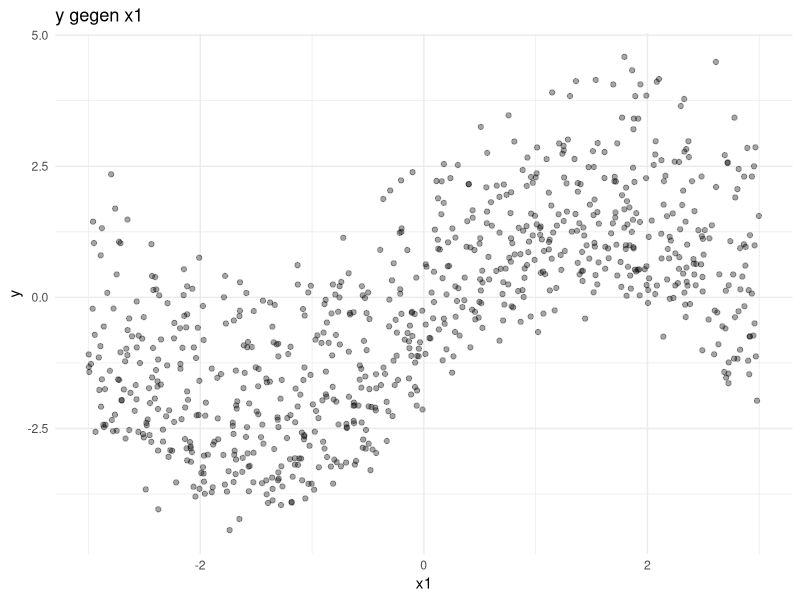
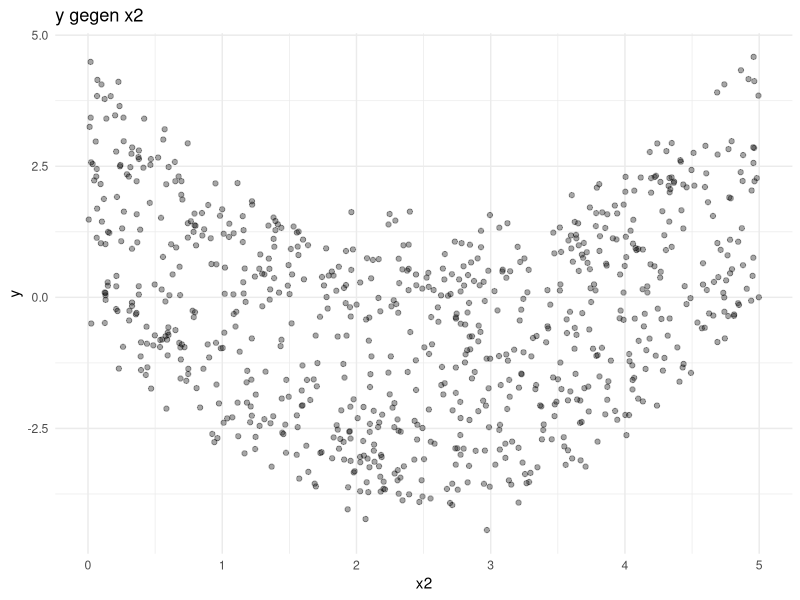
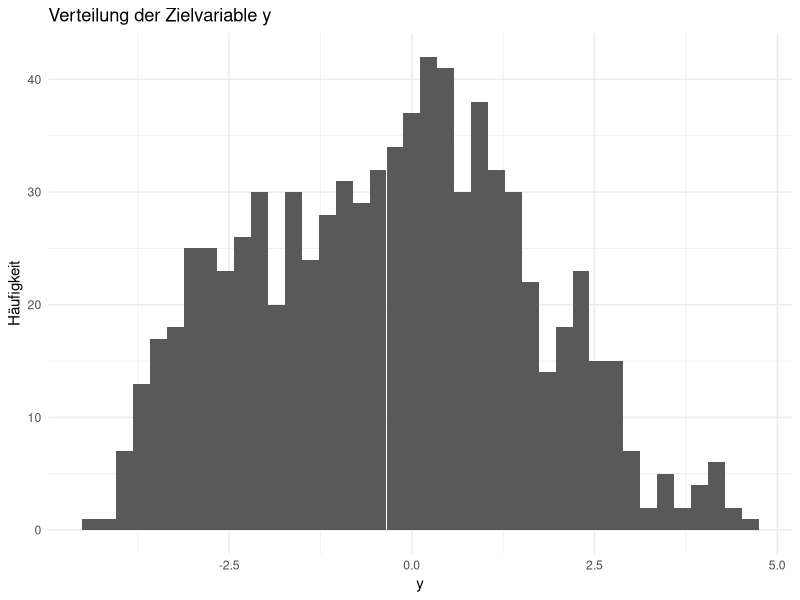
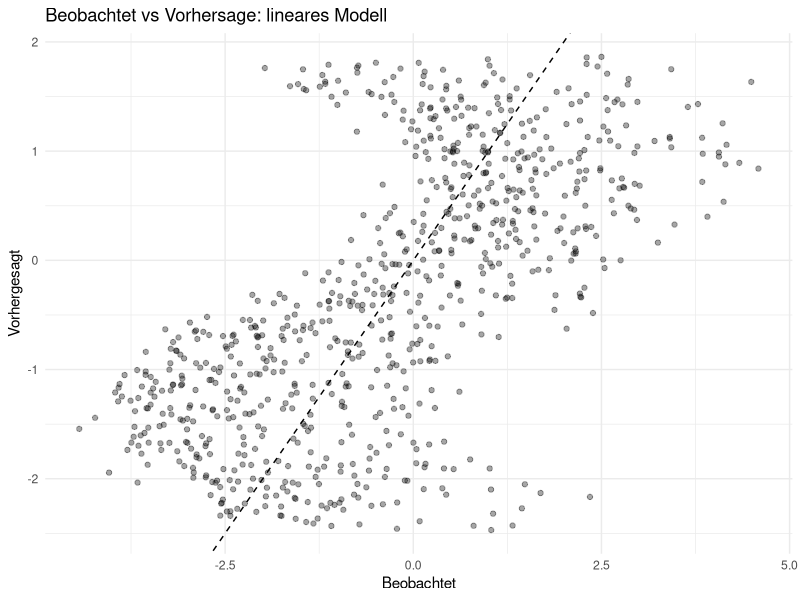
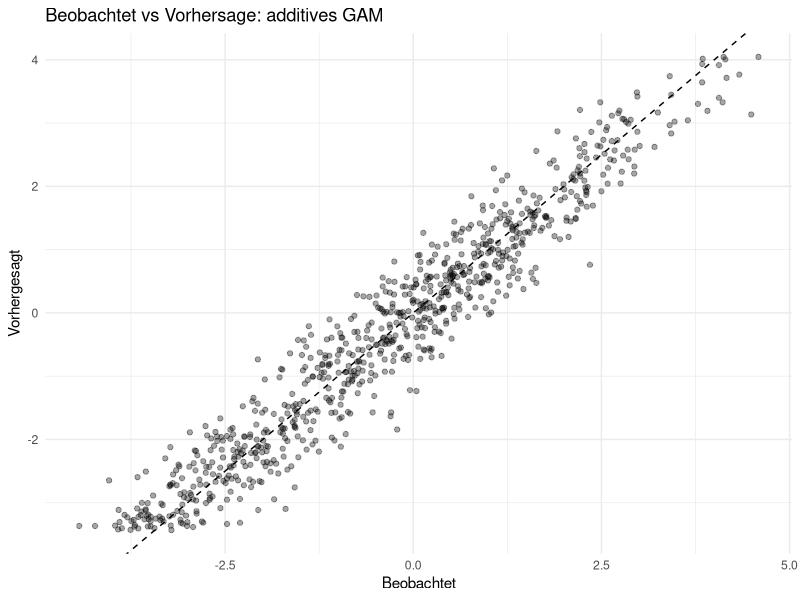
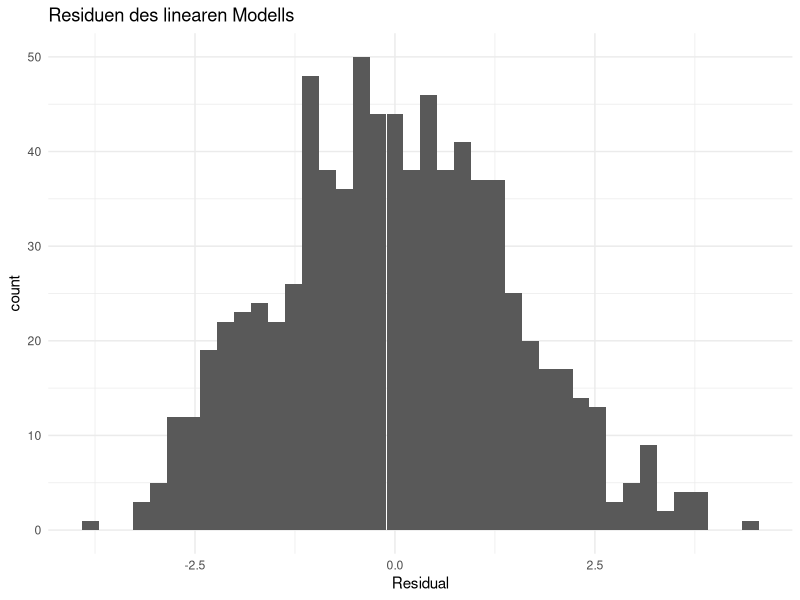
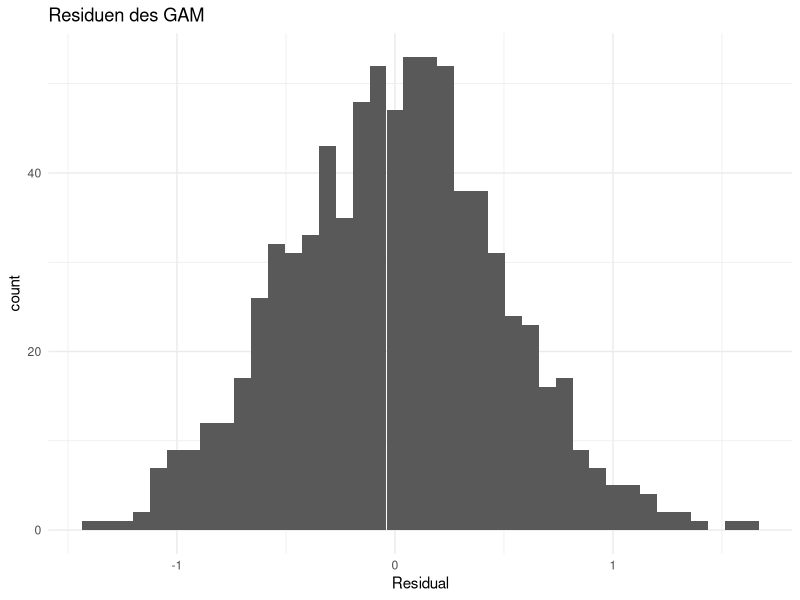
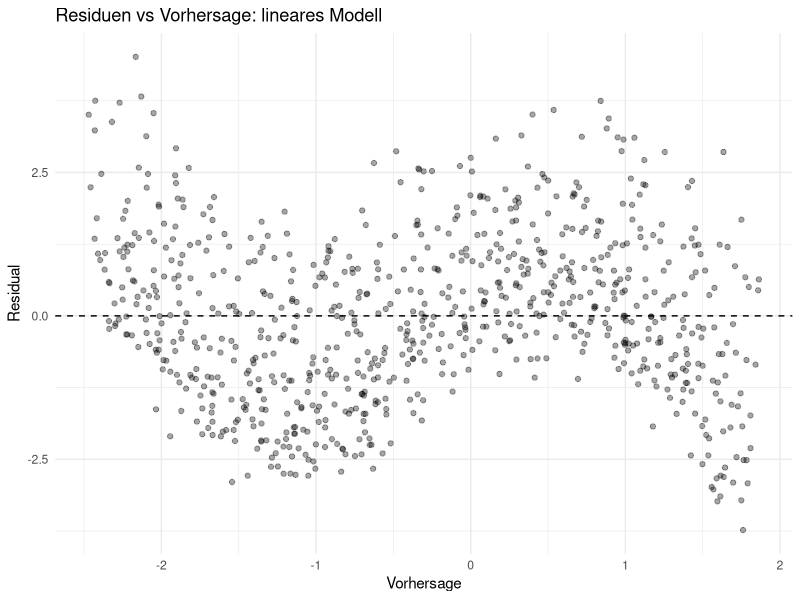

Generate these figures, in order, with R: (Note: this script raises an error after producing the figures.)
## ---- chunk 1
############################################################
# DIDAKTISCHES GAM-SKRIPT
# Ziel:
# 1) Verstehen, was ein GAM ist
# 2) Sehen, wie nichtlineare Zusammenhänge modelliert werden
# 3) Diagnostische Plots erzeugen
# 4) Unterschied zwischen Wahrheit, Vorhersage und Residuen sehen
############################################################

# ==========================================================
# 0. Pakete
# ==========================================================
required_packages <- c("mgcv", "ggplot2")
to_install <- required_packages[!required_packages %in% rownames(installed.packages())]
if (length(to_install) > 0) install.packages(to_install)

library(mgcv)
library(ggplot2)

set.seed(123)

cat("=====================================================\n")
cat(" START: Einführung in GAMs\n")
cat("=====================================================\n\n")


## ---- chunk 2

# ==========================================================
# 1. Simulierte Daten erzeugen
# ==========================================================
cat("1) Simuliere Daten mit nichtlinearen Zusammenhängen ...\n\n")

n <- 800

x1 <- runif(n, -3, 3)
x2 <- runif(n, 0, 5)

# Wahre nichtlineare Beziehung
# x1 wirkt sinusförmig, x2 quadratisch / gekrümmt
f_true <- 2 * sin(x1) + 0.6 * (x2 - 2.5)^2 - 1.5

# Beobachtete Zielvariable mit Rauschen
y <- f_true + rnorm(n, sd = 0.5)

data <- data.frame(x1 = x1, x2 = x2, y = y, f_true = f_true)

cat("Erste Zeilen des Datensatzes:\n")
print(head(data))
cat("\n")

cat("Zusammenfassung des Datensatzes:\n")
print(summary(data))
cat("\n")

## ---- chunk 3

# ==========================================================
# 2. Erste explorative Plots
# ==========================================================
cat("2) Erzeuge erste explorative Plots ...\n\n")

p1 <- ggplot(data, aes(x1, y)) +
  geom_point(alpha = 0.35) +
  labs(title = "y gegen x1", x = "x1", y = "y") +
  theme_minimal()

p2 <- ggplot(data, aes(x2, y)) +
  geom_point(alpha = 0.35) +
  labs(title = "y gegen x2", x = "x2", y = "y") +
  theme_minimal()

p3 <- ggplot(data, aes(y)) +
  geom_histogram(bins = 40) +
  labs(title = "Verteilung der Zielvariable y", x = "y", y = "Häufigkeit") +
  theme_minimal()

print(p1)
print(p2)
print(p3)

cat("Interpretation:\n")
cat("- In den Scatterplots sieht man, dass die Zusammenhänge nicht einfach linear sind.\n")
cat("- Genau dafür sind GAMs gedacht.\n\n")


## ---- chunk 4
# ==========================================================
# 3. Vergleich: lineares Modell vs GAM
# ==========================================================
cat("3) Vergleiche lineares Modell und GAM ...\n\n")

lm_fit <- lm(y ~ x1 + x2, data = data)

gam_fit_add <- gam(y ~ s(x1) + s(x2), data = data, method = "REML")

cat("Zusammenfassung lineares Modell:\n")
print(summary(lm_fit))
cat("\n")

cat("Zusammenfassung additives GAM:\n")
print(summary(gam_fit_add))
cat("\n")

cat("Wichtige Idee:\n")
cat("- lm(y ~ x1 + x2) erzwingt lineare Effekte.\n")
cat("- gam(y ~ s(x1) + s(x2)) erlaubt glatte, nichtlineare Effekte.\n\n")

## ---- chunk 5

# ==========================================================
# 4. Was bedeutet s(x)?
# ==========================================================
cat("4) Bedeutung von s(x):\n")
cat("- s(x1) bedeutet: der Effekt von x1 wird als glatte Funktion geschätzt.\n")
cat("- Das Modell sucht also nicht einfach eine Gerade, sondern eine flexible Kurve.\n")
cat("- Dasselbe gilt für s(x2).\n\n")

# ==========================================================
# 5. Vorhersagen berechnen
# ==========================================================
cat("5) Berechne Vorhersagen ...\n\n")

data$lm_pred <- predict(lm_fit, newdata = data)
data$gam_pred <- predict(gam_fit_add, newdata = data)

data$lm_res <- data$y - data$lm_pred
data$gam_res <- data$y - data$gam_pred

rmse <- function(obs, pred) sqrt(mean((obs - pred)^2))
mae <- function(obs, pred) mean(abs(obs - pred))

results <- data.frame(
  Modell = c("Lineares Modell", "Additives GAM"),
  RMSE = c(rmse(data$y, data$lm_pred), rmse(data$y, data$gam_pred)),
  MAE  = c(mae(data$y, data$lm_pred),  mae(data$y, data$gam_pred))
)

cat("Vergleich der Modellgüte:\n")
print(results)
cat("\n")

## ---- chunk 6

# ==========================================================
# 6. Beobachtet vs vorhergesagt
# ==========================================================
cat("6) Beobachtet vs vorhergesagt ...\n\n")

p_lm_fit <- ggplot(data, aes(y, lm_pred)) +
  geom_point(alpha = 0.35) +
  geom_abline(slope = 1, intercept = 0, linetype = "dashed") +
  labs(title = "Beobachtet vs Vorhersage: lineares Modell",
       x = "Beobachtet", y = "Vorhergesagt") +
  theme_minimal()

p_gam_fit <- ggplot(data, aes(y, gam_pred)) +
  geom_point(alpha = 0.35) +
  geom_abline(slope = 1, intercept = 0, linetype = "dashed") +
  labs(title = "Beobachtet vs Vorhersage: additives GAM",
       x = "Beobachtet", y = "Vorhergesagt") +
  theme_minimal()

print(p_lm_fit)
print(p_gam_fit)

cat("Interpretation:\n")
cat("- Je näher die Punkte an der Diagonalen liegen, desto besser passt das Modell.\n")
cat("- Typischerweise ist das GAM hier klar besser als das lineare Modell.\n\n")

# ==========================================================
# 7. Residuenplots
# ==========================================================
cat("7) Residuen untersuchen ...\n\n")

p_lm_res_hist <- ggplot(data, aes(lm_res)) +
  geom_histogram(bins = 40) +
  labs(title = "Residuen des linearen Modells", x = "Residual") +
  theme_minimal()

p_gam_res_hist <- ggplot(data, aes(gam_res)) +
  geom_histogram(bins = 40) +
  labs(title = "Residuen des GAM", x = "Residual") +
  theme_minimal()

p_lm_res_fit <- ggplot(data, aes(lm_pred, lm_res)) +
  geom_point(alpha = 0.35) +
  geom_hline(yintercept = 0, linetype = "dashed") +
  labs(title = "Residuen vs Vorhersage: lineares Modell",
       x = "Vorhersage", y = "Residual") +
  theme_minimal()

p_gam_res_fit <- ggplot(data, aes(gam_pred, gam_res)) +
  geom_point(alpha = 0.35) +
  geom_hline(yintercept = 0, linetype = "dashed") +
  labs(title = "Residuen vs Vorhersage: GAM",
       x = "Vorhersage", y = "Residual") +
  theme_minimal()

print(p_lm_res_hist)
print(p_gam_res_hist)
print(p_lm_res_fit)
print(p_gam_res_fit)

cat("Interpretation:\n")
cat("- Gute Residuenplots zeigen möglichst wenig Struktur.\n")
cat("- Wenn noch ein Muster sichtbar ist, fehlt dem Modell etwas.\n\n")

## ---- chunk 7

# ==========================================================
# 8. GAM-Smooths direkt anschauen
# ==========================================================
cat("8) Visualisiere die geschätzten glatten Funktionen ...\n\n")

plot(gam_fit_add, pages = 1)

cat("Interpretation der mgcv-Plots:\n")
cat("- Jeder Plot zeigt den geschätzten Effekt einer Kovariate.\n")
cat("- Auf der x-Achse liegt die Kovariate.\n")
cat("- Auf der y-Achse liegt ihr geschätzter partieller Beitrag zum linearen Prädiktor.\n")
cat("- Die Kurvenform zeigt Nichtlinearität.\n\n")

# ==========================================================
# 9. Modell-Diagnostik
# ==========================================================
cat("9) Führe GAM-Diagnostik aus ...\n\n")

gam.check(gam_fit_add)

cat("Wichtige Punkte bei gam.check():\n")
cat("- Residuen sollten nicht stark systematisch auffällig sein.\n")
cat("- Der k-Index hilft zu prüfen, ob die Basisdimension zu klein gewählt wurde.\n")
cat("- Wenn k zu klein ist, kann das Modell zu unflexibel sein.\n\n")

# ==========================================================
# 10. Interaktion mit Tensorprodukt
# ==========================================================
cat("10) Jetzt ein GAM mit Interaktion zwischen x1 und x2 ...\n\n")

gam_fit_te <- gam(y ~ te(x1, x2), data = data, method = "REML")

cat("Zusammenfassung GAM mit Tensorprodukt te(x1, x2):\n")
print(summary(gam_fit_te))
cat("\n")

data$gam_te_pred <- predict(gam_fit_te, newdata = data)
data$gam_te_res  <- data$y - data$gam_te_pred

results2 <- data.frame(
  Modell = c("Lineares Modell", "Additives GAM", "GAM mit te(x1, x2)"),
  RMSE = c(
    rmse(data$y, data$lm_pred),
    rmse(data$y, data$gam_pred),
    rmse(data$y, data$gam_te_pred)
  ),
  MAE = c(
    mae(data$y, data$lm_pred),
    mae(data$y, data$gam_pred),
    mae(data$y, data$gam_te_pred)
  )
)

cat("Vergleich aller drei Modelle:\n")
print(results2)
cat("\n")

cat("Bedeutung von te(x1, x2):\n")
cat("- Das Modell erlaubt jetzt eine gemeinsame glatte Funktion von x1 und x2.\n")
cat("- Das ist mehr als nur s(x1) + s(x2).\n")
cat("- Damit können auch nichtlineare Wechselwirkungen modelliert werden.\n\n")

## ---- chunk 8
# ==========================================================
# 11. Vergleich der Residuen
# ==========================================================
cat("11) Vergleiche die Residuen des additiven GAM und des Interaktions-GAM ...\n\n")

p_add_res <- ggplot(data, aes(gam_pred, gam_res)) +
  geom_point(alpha = 0.35) +
  geom_hline(yintercept = 0, linetype = "dashed") +
  labs(title = "Residuen vs Vorhersage: additives GAM",
       x = "Vorhersage", y = "Residual") +
  theme_minimal()

p_te_res <- ggplot(data, aes(gam_te_pred, gam_te_res)) +
  geom_point(alpha = 0.35) +
  geom_hline(yintercept = 0, linetype = "dashed") +
  labs(title = "Residuen vs Vorhersage: GAM mit te(x1, x2)",
       x = "Vorhersage", y = "Residual") +
  theme_minimal()

print(p_add_res)
print(p_te_res)

# ==========================================================
# 12. Was kann ein GAM? Was kann es nicht?
# ==========================================================
cat("=====================================================\n")
cat(" INTERPRETATION: Eigenschaften von GAMs\n")
cat("=====================================================\n\n")

cat("Was ein GAM gut kann:\n")
cat("1) Nichtlineare Zusammenhänge modellieren\n")
cat("2) Glatte Effekte einzelner Variablen schätzen\n")
cat("3) Auch Interaktionen modellieren, z.B. mit te(x1, x2)\n")
cat("4) Oft deutlich besser sein als ein lineares Modell\n\n")

cat("Wie man ein GAM lesen kann:\n")
cat("- s(x1): glatter Effekt von x1\n")
cat("- s(x2): glatter Effekt von x2\n")
cat("- te(x1, x2): gemeinsame glatte Fläche / Interaktion\n")
cat("- edf in summary(): effective degrees of freedom\n")
cat("  * edf nahe 1 -> fast linear\n")
cat("  * größere edf -> stärker gekrümmter Effekt\n\n")

cat("Woran man ein gutes GAM erkennt:\n")
cat("- kleinere Fehlermaße (RMSE, MAE)\n")
cat("- Beobachtet-vs-Vorhersage nahe an der Diagonalen\n")
cat("- Residuen ohne klares Muster\n")
cat("- Plausible Smooth-Plots\n\n")

cat("Grenzen von GAMs:\n")
cat("- Ein GAM modelliert in erster Linie den systematischen Mittelwert.\n")
cat("- Korrelationen im Raum oder in der Zeit werden nicht automatisch erklärt.\n")
cat("- Wenn Residuen noch räumlich oder zeitlich strukturiert sind,\n")
cat("  dann braucht man zusätzliche Modellierung.\n\n")

cat("Übertrag auf deine Bachelorarbeit:\n")
cat("- Bei dir wäre das GAM der Teil, der Vegetation durch Klima erklärt.\n")
cat("- Also z.B. tf ~ te(precip, tcold, twarm)\n")
cat("- Danach schaut man auf die Residuen.\n")
cat("- Wenn dort noch Raum-Zeit-Struktur übrig ist, wird es für Gaußprozesse spannend.\n\n")

cat("=====================================================\n")
cat(" ENDE\n")
cat("=====================================================\n")
## ---- chunk 9
set.seed(123)

cat("=====================================================\n")
cat(" START: Spatio-temporale Gaußprozesse\n")
cat("=====================================================\n\n")

# ==========================================================
# 1. Raum-Zeit-Gitter erzeugen
# ==========================================================
cat("1) Erzeuge ein kleines Raum-Zeit-Gitter ...\n\n")

n_x <- 10
n_y <- 8
n_t <- 12

x_vals <- seq(0, 1, length.out = n_x)
y_vals <- seq(0, 1, length.out = n_y)
t_vals <- seq(1, n_t)

grid_st <- expand.grid(
  x = x_vals,
  y = y_vals,
  time = t_vals
)

n_total <- nrow(grid_st)

cat("Anzahl Raum-Zeit-Punkte:", n_total, "\n")
cat("Erste Zeilen des Gitters:\n")
print(head(grid_st))
cat("\n")
## ---- chunk 10
# ==========================================================
# 2. Mittelwertfunktion definieren
# ==========================================================
cat("2) Definiere eine Mittelwertfunktion m(s,t) ...\n\n")

# Wir bauen hier bewusst eine glatte, interpretierbare Struktur:
# - räumlicher Trend
# - zeitliche Welle
# - kleine Raum-Zeit-Interaktion

mean_function <- with(grid_st,
  1.0 +
  0.8 * sin(2 * pi * x) +
  0.5 * cos(2 * pi * y) +
  0.6 * sin(time / 2) +
  0.3 * x * time / max(time)
)

grid_st$mean_true <- mean_function

cat("Zusammenfassung der Mittelwertfunktion:\n")
print(summary(grid_st$mean_true))
cat("\n")

cat("Interpretation:\n")
cat("- Der Mittelwert hängt schon systematisch von Raum und Zeit ab.\n")
cat("- Der GP beschreibt später zusätzliche korrelierte Schwankungen darum herum.\n\n")

## ---- chunk 11
# ==========================================================
# 3. Distanzmatrizen bauen
# ==========================================================
cat("3) Berechne räumliche und zeitliche Distanzen ...\n\n")

coords_space <- as.matrix(grid_st[, c("x", "y")])
D_space <- as.matrix(rdist(coords_space))

coords_time <- matrix(grid_st$time, ncol = 1)
D_time <- as.matrix(rdist(coords_time))

cat("Dimension der räumlichen Distanzmatrix:", dim(D_space), "\n")
cat("Dimension der zeitlichen Distanzmatrix:", dim(D_time), "\n\n")

## ---- chunk 12
# ==========================================================
# 4. Spatio-temporale Kovarianzfunktion
# ==========================================================
cat("4) Definiere eine separable spatio-temporale Kovarianzfunktion ...\n\n")

# Idee:
# C((s,t),(s',t')) = sigma^2 * exp(- d_space / range_space) * exp(- d_time / range_time)

sigma2 <- 0.7
range_space <- 0.25
range_time  <- 3.0

Cov_st <- sigma2 *
  exp(-D_space / range_space) *
  exp(-D_time  / range_time)

# kleiner Nugget für numerische Stabilität
diag(Cov_st) <- diag(Cov_st) + 1e-6

cat("Zusammenfassung der Kovarianzmatrix:\n")
cat("Dimension:", dim(Cov_st), "\n")
cat("Min:", min(Cov_st), "\n")
cat("Max:", max(Cov_st), "\n\n")

cat("Interpretation:\n")
cat("- Nahe Orte: große räumliche Kovarianz\n")
cat("- Nahe Zeiten: große zeitliche Kovarianz\n")
cat("- Weit entfernte Punkte: kleine Kovarianz\n")
cat("- 'Separable' heißt hier: Raum- und Zeitkorrelation werden multipliziert.\n\n")

## ---- chunk 13
# ==========================================================
# 5. Gaußprozess simulieren
# ==========================================================
cat("5) Simuliere einen spatio-temporalen Gaußprozess ...\n\n")

gp_realization <- as.vector(
  MASS::mvrnorm(
    n = 1,
    mu = rep(0, n_total),
    Sigma = Cov_st
  )
)

grid_st$gp_component <- gp_realization

cat("Zusammenfassung der GP-Komponente:\n")
print(summary(grid_st$gp_component))
cat("\n")

# Beobachteter Prozess = Mittelwert + GP + kleines Rauschen
noise_sd <- 0.08
grid_st$noise <- rnorm(n_total, sd = noise_sd)
grid_st$z_obs <- grid_st$mean_true + grid_st$gp_component + grid_st$noise

cat("Zusammenfassung des beobachteten Prozesses z_obs:\n")
print(summary(grid_st$z_obs))
cat("\n")

# ==========================================================
# 6. Warum ist das ein spatio-temporaler GP?
# ==========================================================
cat("6) Didaktische Einordnung ...\n\n")
cat("Der beobachtete Prozess ist hier:\n")
cat("z(s,t) = m(s,t) + w(s,t) + e(s,t)\n\n")
cat("mit\n")
cat("- m(s,t): systematischer Mittelwert\n")
cat("- w(s,t): spatio-temporaler Gaußprozess\n")
cat("- e(s,t): unabhängiges Rauschen\n\n")

## ---- chunk 14
# ==========================================================
# 7. Hilfsfunktion für Karten je Zeitpunkt
# ==========================================================
plot_time_slice <- function(df, time_index, value_col, title_prefix) {
  df_slice <- subset(df, time == time_index)
  
  p <- ggplot(df_slice, aes(x = x, y = y, fill = .data[[value_col]])) +
    geom_tile() +
    coord_fixed() +
    labs(
      title = paste0(title_prefix, " (t = ", time_index, ")"),
      fill = value_col
    ) +
    theme_minimal()
  
  print(p)
}

## ---- chunk 15
# ==========================================================
# 8. Raumkarten für einzelne Zeitpunkte
# ==========================================================
cat("7) Visualisiere Raumkarten für einzelne Zeitpunkte ...\n\n")

plot_time_slice(grid_st, time_index = 1,  value_col = "mean_true",   title_prefix = "Wahrer Mittelwert")
plot_time_slice(grid_st, time_index = 1,  value_col = "gp_component", title_prefix = "GP-Komponente")
plot_time_slice(grid_st, time_index = 1,  value_col = "z_obs",        title_prefix = "Beobachteter Prozess")

plot_time_slice(grid_st, time_index = 6,  value_col = "mean_true",   title_prefix = "Wahrer Mittelwert")
plot_time_slice(grid_st, time_index = 6,  value_col = "gp_component", title_prefix = "GP-Komponente")
plot_time_slice(grid_st, time_index = 6,  value_col = "z_obs",        title_prefix = "Beobachteter Prozess")

cat("Interpretation:\n")
cat("- Der Mittelwert zeigt die großskalige Struktur.\n")
cat("- Die GP-Komponente zeigt glatte korrelierte Abweichungen.\n")
cat("- z_obs ist die Summe aus beidem plus kleinem Rauschen.\n\n")

## ---- chunk 16
# ==========================================================
# 9. Zeitverlauf an festen Orten
# ==========================================================
cat("8) Betrachte Zeitverläufe an festen Orten ...\n\n")

# Wir wählen zwei Orte aus
loc1 <- subset(grid_st, x == x_vals[3] & y == y_vals[3])
loc2 <- subset(grid_st, x == x_vals[8] & y == y_vals[6])

p_loc1 <- ggplot(loc1, aes(time, z_obs)) +
  geom_line() +
  geom_point() +
  labs(title = "Zeitverlauf an Ort 1", y = "z_obs") +
  theme_minimal()

p_loc2 <- ggplot(loc2, aes(time, z_obs)) +
  geom_line() +
  geom_point() +
  labs(title = "Zeitverlauf an Ort 2", y = "z_obs") +
  theme_minimal()

print(p_loc1)
print(p_loc2)

cat("Interpretation:\n")
cat("- Ein spatio-temporaler Prozess ist nicht nur über den Raum, sondern auch über die Zeit korreliert.\n")
cat("- Deshalb sehen die Reihen meist glatt und nicht völlig zufällig aus.\n\n")

## ---- chunk 17
# ==========================================================
# 10. Beobachtungen künstlich ausdünnen
# ==========================================================
cat("9) Erzeuge fehlende Beobachtungen, damit wir vorhersagen können ...\n\n")

set.seed(456)
missing_idx <- sample(1:n_total, size = round(0.2 * n_total), replace = FALSE)

grid_st$observed <- TRUE
grid_st$observed[missing_idx] <- FALSE

train_data <- subset(grid_st, observed == TRUE)
test_data  <- subset(grid_st, observed == FALSE)

cat("Anzahl beobachteter Punkte:", nrow(train_data), "\n")
cat("Anzahl fehlender Punkte:", nrow(test_data), "\n\n")

## ---- chunk 18
# ==========================================================
# 11. Naive GP-Vorhersage
# ==========================================================
cat("10) Naive GP-Vorhersage an fehlenden Punkten ...\n\n")

cat("Wir tun jetzt etwas sehr Klassisches:\n")
cat("- Wir nehmen an, Mittelwertfunktion und Kovarianzparameter seien bekannt.\n")
cat("- Dann berechnen wir die bedingte Verteilung der fehlenden Werte gegeben die beobachteten.\n\n")

obs_idx <- which(grid_st$observed)
mis_idx <- which(!grid_st$observed)

Sigma_oo <- Cov_st[obs_idx, obs_idx]
Sigma_mm <- Cov_st[mis_idx, mis_idx]
Sigma_mo <- Cov_st[mis_idx, obs_idx]
Sigma_om <- Cov_st[obs_idx, mis_idx]

mu_obs <- grid_st$mean_true[obs_idx]
mu_mis <- grid_st$mean_true[mis_idx]

z_obs_train <- grid_st$z_obs[obs_idx]

# Bedingter Erwartungswert:
# E[Z_mis | Z_obs] = mu_mis + Sigma_mo Sigma_oo^{-1} (z_obs - mu_obs)
Sigma_oo_inv <- solve(Sigma_oo)

pred_mis <- mu_mis + Sigma_mo %*% Sigma_oo_inv %*% (z_obs_train - mu_obs)
pred_mis <- as.vector(pred_mis)

test_data$pred_gp <- pred_mis
test_data$error <- test_data$z_obs - test_data$pred_gp

cat("Zusammenfassung der Vorhersagefehler:\n")
print(summary(test_data$error))
cat("\n")

rmse <- function(obs, pred) sqrt(mean((obs - pred)^2))
mae  <- function(obs, pred) mean(abs(obs - pred))

cat("RMSE der GP-Vorhersage:", rmse(test_data$z_obs, test_data$pred_gp), "\n")
cat("MAE  der GP-Vorhersage:", mae(test_data$z_obs, test_data$pred_gp), "\n\n")
## ---- chunk 19
# ==========================================================
# 12. Vorhersageplot
# ==========================================================
cat("11) Beobachtet vs vorhergesagt an den fehlenden Punkten ...\n\n")

p_pred <- ggplot(test_data, aes(z_obs, pred_gp)) +
  geom_point(alpha = 0.5) +
  geom_abline(slope = 1, intercept = 0, linetype = "dashed") +
  labs(
    title = "Beobachtet vs. GP-Vorhersage an fehlenden Punkten",
    x = "Wahrer Wert",
    y = "GP-Vorhersage"
  ) +
  theme_minimal()

print(p_pred)

p_err_hist <- ggplot(test_data, aes(error)) +
  geom_histogram(bins = 30) +
  labs(title = "Histogramm der Vorhersagefehler", x = "Fehler") +
  theme_minimal()

print(p_err_hist)
## ---- chunk 20
# ==========================================================
# 13. Vorhersagen in ein Gesamtfeld zurückschreiben
# ==========================================================
cat("12) Baue ein vollständiges Feld aus beobachteten und vorhergesagten Werten ...\n\n")

grid_st$z_reconstructed <- grid_st$z_obs
grid_st$z_reconstructed[mis_idx] <- pred_mis

plot_time_slice(grid_st, time_index = 6, value_col = "z_obs",          title_prefix = "Originaler Prozess")
plot_time_slice(grid_st, time_index = 6, value_col = "z_reconstructed", title_prefix = "Rekonstruierter Prozess")

cat("Interpretation:\n")
cat("- Der GP nutzt Raum- und Zeitkorrelation, um fehlende Werte sinnvoll zu ergänzen.\n")
cat("- Nahe beobachtete Punkte in Raum und Zeit helfen bei der Vorhersage.\n\n")

## ---- chunk 21
# ==========================================================
# 14. Didaktische Zusammenfassung
# ==========================================================
cat("=====================================================\n")
cat(" INTERPRETATION: Was lernt man hier?\n")
cat("=====================================================\n\n")

cat("1) Was ist ein spatio-temporaler Prozess?\n")
cat("   Ein Prozess Z(s,t), der sowohl über den Raum als auch über die Zeit variiert.\n\n")

cat("2) Was ist ein Gaußprozess dabei?\n")
cat("   Ein stochastisches Modell für glatte, korrelierte Strukturen.\n")
cat("   Es beschreibt nicht nur Mittelwerte, sondern vor allem Abhängigkeiten.\n\n")

cat("3) Rolle der Kovarianzfunktion:\n")
cat("   Sie ist das Herzstück des GP.\n")
cat("   Sie legt fest, wie stark zwei Raum-Zeit-Punkte zusammenhängen.\n\n")

cat("4) Was bedeutet 'separable' Kovarianz?\n")
cat("   Raum- und Zeitkorrelation werden getrennt modelliert und dann multipliziert.\n")
cat("   Das ist einfach und didaktisch sehr hilfreich.\n\n")

cat("5) Warum ist das für deine Bachelorarbeit wichtig?\n")
cat("   Weil ein GP genau die korrelierte Reststruktur in Raum und Zeit modellieren kann,\n")
cat("   die nach einem GAM oft noch übrig bleibt.\n\n")

cat("6) Typische Modellform in Anwendungen:\n")
cat("   Y(s,t) = m(X(s,t)) + W(s,t) + e(s,t)\n")
cat("   mit\n")
cat("   - m(X(s,t)): Mittelwertteil, z.B. durch ein GAM\n")
cat("   - W(s,t): spatio-temporaler Gaußprozess\n")
cat("   - e(s,t): unabhängiger Fehler\n\n")

cat("=====================================================\n")
cat(" ENDE\n")
cat("=====================================================\n")
